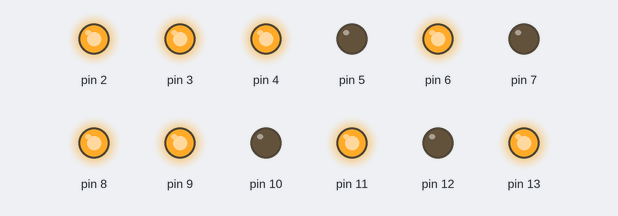
Recording of a sketch running on a simulated Arduino Uno, built with avr-gcc and run on an emulated ATmega328P. Shown: output pins drawn as LEDs (lit = HIGH).

Above: at 0.1 s.
Timing chart, 0 to 1.6 s (numbered marks = the images above):
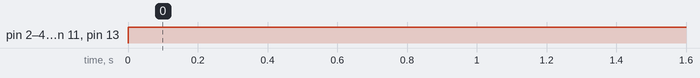

Measured:
- by itself, pin 2–4, pin 6, pin 8, pin 9, pin 11, pin 13: LOW → HIGH at 0.00 s

The sketch:

test_l293d.ino
```cpp
void setup() {
  for (int i = 2; i <= 13; i++)
    pinMode(i, OUTPUT);
}

void loop() {

 digitalWrite(2, HIGH);
 digitalWrite(12, LOW);
 digitalWrite(11, HIGH);

 digitalWrite(13, HIGH);
 digitalWrite(9, HIGH);
 digitalWrite(10, LOW);


 digitalWrite(8, HIGH);
 digitalWrite(6, HIGH);
 digitalWrite(7, LOW);

  digitalWrite(3, HIGH);
  digitalWrite(4, HIGH);
  digitalWrite(5, LOW);


}
```
